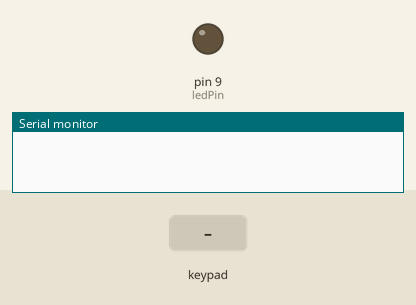
Simulated run of this sketch. Board: Arduino Leonardo, built with avr-gcc and run on an emulated ATmega32U4. Parts: output pins drawn as LEDs (lit = HIGH), the last lines printed to the serial monitor. The test bench sets the inputs (shaded band). EEPROM starts erased; USB keyboard and mouse output is not drawn.

Above: at 1.2 s.
1.3 s: keypad keys 1 5 1 4 1 6 1 0 pressed 0.4 s apart
At 5.3 s:
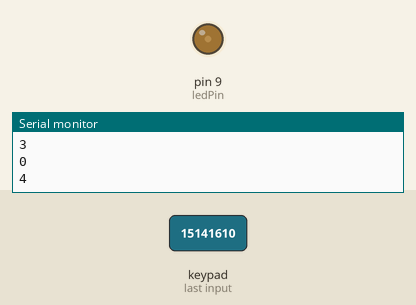
6.0 s: keypad keys 1 5 1 4 1 6 1 0 pressed 0.4 s apart
At 10.2 s:
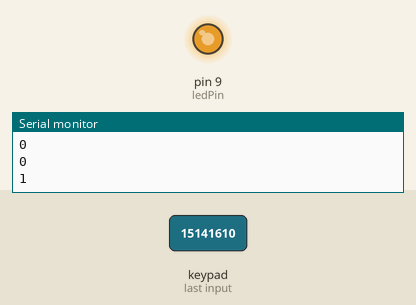
12.2 s: key '0' pressed
At 12.9 s:
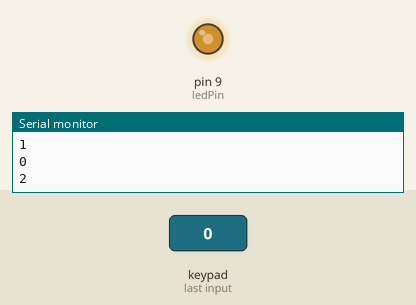
13.7 s: key '1' pressed
At 15.1 s:
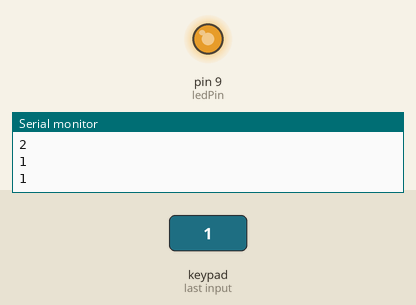
Timing chart, 0 to 16.2 s (numbered marks = the images above; inputs shaded):
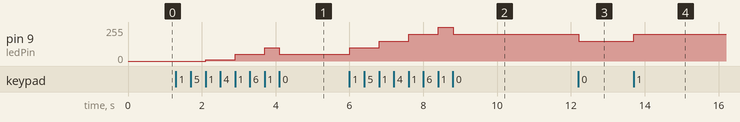

The sketch:

Firmware.ino
```cpp
#include <Keypad.h>
#include <Joystick.h>
#include <EEPROM.h>

const byte ROWS = 5; //four rows
const byte COLS = 4; //three columns
const int pressdelay = 50;
byte rowPins[ROWS] = { 2, 3, 4, 5, 6 }; //connect to the row pinouts of the keypad
byte colPins[COLS] = { 15, 14, 16, 10 }; //connect to the column pinouts of the keypad
const char keys[ROWS][COLS] = {
  { '0', '1', '2', '3'},
  { '4', '5', '6', '7'},
  { '8', '9', 'a', 'b'},
  { 'c', 'd', 'e', 'f'},
  { 'g', 'h', 'i', 'j'},
};

const int ledPin = 9;
const int dimVals [] = { 255, 200, 150, 100, 50, 10, 0 };
const int eepromAddress = 88; //Generated by a random external source - griffiths :)
int dimLevel = 6;


Keypad keypad = Keypad( makeKeymap(keys), rowPins, colPins, ROWS, COLS );

void setup(){
  Serial.begin(9600);
  Joystick.begin(false);
  dimLevel = EEPROM.read(eepromAddress);
}


void pressKey(int Key) {
  Joystick.setButton(Key, 1);
  Joystick.sendState();
  delay(pressdelay);
  Joystick.setButton(Key, 0);
  Joystick.sendState();
}

void changeDim (bool level) { //Are we changing the values up or down?
  if (level) { dimLevel -= 1; } // An increase in values means a decrease in brightness!
  else { dimLevel +=1; }

  //If we are out of bounds, theres no point updating th\\\\\\e value. Just set it back inside boundries to save EEPROM write cycles.
  if (dimLevel<0) { dimLevel = 0; }
  else if (dimLevel>6){ dimLevel = 6; }
  else { // Looks like the value has changed. Commit it to EEPROM.
    EEPROM.write(eepromAddress, dimLevel);
    Serial.println(dimLevel);
  }
}

void loop(){
  char key = keypad.getKey();

  if (key){
    Serial.println(key);
    switch(key){
      case '0':
        //pressKey(0);
        changeDim(false);
        break;
      case '1':
        //pressKey(1);
        changeDim(true);
        break;
      case '2':
        pressKey(2);
        break;
      case '3':
        pressKey(3);
        break;
      case '4':
        pressKey(4);
        break;
      case '5':
        pressKey(5);
        break;
      case '6':
        pressKey(6);
        break;
      case '7':
        pressKey(7);
        break;
      case '8':
        pressKey(8);
        break;
      case '9':
        pressKey(9);
        break;
      case 'a':
        pressKey(10);
        break;
      case 'b':
        pressKey(11);
        break;
      case 'c':
        pressKey(12);
        break;
      case 'd':
        pressKey(13);
        break;
      case 'e':
        pressKey(14);
        break;
      case 'f':
        pressKey(15);
        break;
      case 'g':
        pressKey(16);
        break;
      case 'h':
        pressKey(17);
        break;
      case 'i':
        pressKey(18);
        break;
      case 'j':
        pressKey(19);
        break;

    }

   }
   analogWrite(ledPin, dimVals[dimLevel]);
}
```

Measured:
- after the input at 1.3 s, pin 9 (ledPin): 0/255 → 10/255 after 0.80 s, → 50/255 0.81 s later, → 100/255 0.80 s later, → 50/255 0.39 s later
- after the input at 6.0 s, pin 9 (ledPin): 50/255 → 100/255 at once, → 150/255 0.80 s later, → 200/255 0.80 s later, → 255/255 0.80 s later, … (5 changes in this stretch)
- after the input at 12.2 s, pin 9 (ledPin): 200/255 → 150/255 at once
- after the input at 13.7 s, pin 9 (ledPin): 150/255 → 200/255 at once
